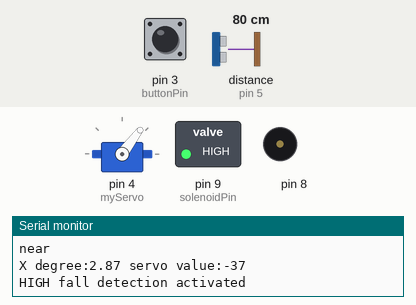
Bench run of a sketch on a simulated Arduino Uno, built with avr-gcc and run on an emulated ATmega328P. Parts: servo, switched loads named in the sketch (green lamp = pin HIGH), buzzer (waves = sounding), the last lines printed to the serial monitor. Wiring (inferred from the names in the program): ultrasonic range finder: trigger pin 6; echo pin 5. The inputs (shaded band) are chosen by the test bench; at power-on: distance to the obstacle (sensor on pin 5) 80 cm, pin 3 (buttonPin) HIGH. The echo pulse lasts 58.3 µs per cm; pins used as bus, display or sensor lines are not drawn.

Above: at 3.9 s.
4.0 s: distance to the obstacle (sensor on pin 5) set to 2 cm
At 9.0 s:
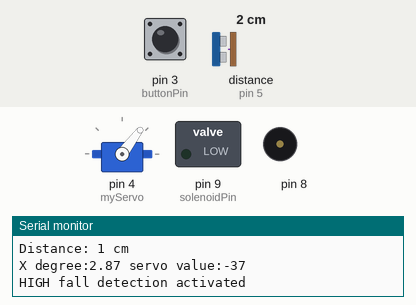
9.1 s: pin 3 (buttonPin) pulled LOW for 3 s
13.6 s: distance to the obstacle (sensor on pin 5) set to 48 cm
17.6 s: distance to the obstacle (sensor on pin 5) set to 57 cm
At 19.1 s:
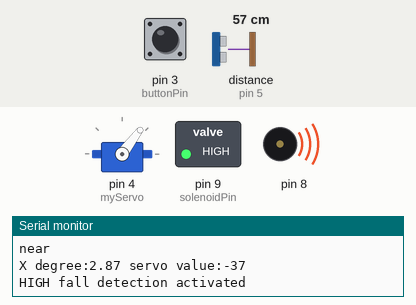
21.6 s: distance to the obstacle (sensor on pin 5) set to 4 cm
At 25.2 s:
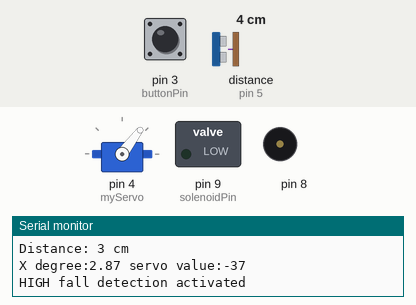
25.6 s: distance to the obstacle (sensor on pin 5) set to 60 cm
At 27.8 s:
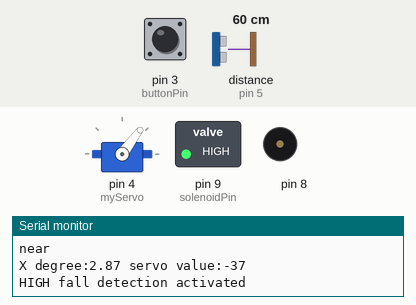
Timing chart, 0 to 30.6 s (numbered marks = the images above; inputs shaded):
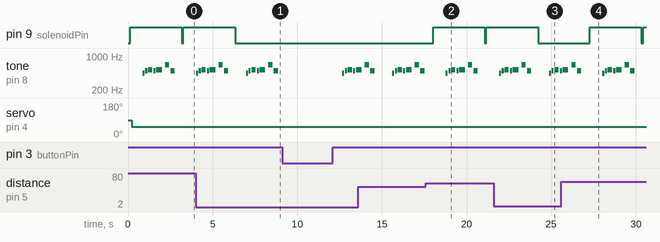

The sketch:

CA2_Mechatronics.ino
```cpp
//////////////// define pins and variables
#define echoPin 5 // attach pin D2 Arduino to pin Echo of HC-SR04
#define trigPin 6 //attach pin D3 Arduino to pin Trig of HC-SR04
#include <SPI.h>
#include <math.h>
#include <Servo.h>
#include "pitches.h"
Servo myServo;
const int CS_Pin = 10;// set pin 10 as the chip select
SPISettings settingsA(2000000, MSBFIRST, SPI_MODE3); // set up the speed, data order and data mode
//SPI pin configuration: pin 11 as MOSI (SDI), pin 12 as MISO (SDO) , pin 13 as clock (SPC)

int val;
int range = 8; //measurement range, can be 2g, 4g, 8g, 16g
double DegreeX;
double DegreeY;
double pi=3.14159;
const int solenoidPin = 9;
long duration; // variable for the duration of sound wave travel
int distance; // variable for the distance measurement

//
const int buttonPin = 3;
int melody[] = {
  NOTE_A4, NOTE_B4, NOTE_C5, NOTE_B4, NOTE_C5,0 , NOTE_E5, NOTE_B4,0
};
int noteDurations[] = {
  8, 8, 4, 8, 3, 16, 4, 4,4
};
int buttonState = 0;

void setup() {
  pinMode(buttonPin, INPUT);
  pinMode(solenoidPin, OUTPUT);
  pinMode(trigPin, OUTPUT); // Sets the trigPin as an OUTPUT
  pinMode(echoPin, INPUT); // Sets the echoPin as an INPUT
  Serial.begin(9600); // // Serial Communication is starting with 9600 of baudrate speed
  Serial.println("Ultrasonic Sensor HC-SR04 Test"); // print some text in Serial Monitor
  Serial.println("with Arduino UNO R3");

  myServo.attach(4);
  Serial.begin(9600);
  pinMode (CS_Pin, OUTPUT);  //Chip Select pin to control SPI
  digitalWrite(CS_Pin, HIGH);//Disable SPI
  SPI.begin();
  SPI.beginTransaction(settingsA);

  //Read the ID, pg15
  digitalWrite(CS_Pin, LOW);//Enable SPI
  SPI.transfer(0x80);
  int id = SPI.transfer(0);
  digitalWrite(CS_Pin, HIGH);//Disable SPI

  Serial.println("ID: " + String(id));

  //Turn on the sensor, pg 16
  digitalWrite(CS_Pin, LOW);
  SPI.transfer(0x2D);
  SPI.transfer(0x08);
  digitalWrite(CS_Pin, HIGH);

  //Change measurement range, pg17
  digitalWrite(CS_Pin, LOW);//Enable SPI
  SPI.transfer(0x31);
  if (range == 2)
  {
    SPI.transfer(0x00);
  }
  else if (range == 4)
  {
    SPI.transfer(0x01);
  }
  else if (range == 8)
  {
    SPI.transfer(0x02);
  }
  else if (range == 16)
  {
    SPI.transfer(0x03);
  }
  digitalWrite(CS_Pin, HIGH);//Disable SPI
}

void loop() {
 // Clears the trigPin condition
  digitalWrite(trigPin, LOW);
  delayMicroseconds(2);
  // Sets the trigPin HIGH (ACTIVE) for 10 microseconds
  digitalWrite(trigPin, HIGH);
  delayMicroseconds(10);
  digitalWrite(trigPin, LOW);
  // Reads the echoPin, returns the sound wave travel time in microseconds
  duration = pulseIn(echoPin, HIGH);
//  // Calculating the distance
  distance = duration * 0.034 / 2; // Speed of sound wave divided by 2 (go and back)
//  // Displays the distance on the Serial Monitor
  Serial.print("Distance: ");
  Serial.print(distance);
  Serial.println(" cm");

  if ((distance <= 100)&&(distance>50)) {
    Serial.println("near");
    digitalWrite(solenoidPin, LOW);
    delay(100);
    digitalWrite(solenoidPin, HIGH);
    delay(100);
  }
  else {
    digitalWrite(solenoidPin, LOW);
  }
//  //Read data, pg18
  digitalWrite(CS_Pin, LOW);//Enable SPI
  SPI.transfer(0xF2);//Send address of LSB of x. Set bit 6 for multi-byte reading pg15
  int x = SPI.transfer(0) | SPI.transfer(0)<<8; //x acceleration
  int y = SPI.transfer(0) | SPI.transfer(0)<<8; //y acceleration
  int z = SPI.transfer(0) | SPI.transfer(0)<<8; //z acceleration
  digitalWrite(CS_Pin, HIGH);//Disable SPI

  float scale; //pg3
  if (range == 2)
  {
    scale = 0.0039;
  }
  else if (range == 4)
  {
    scale = 0.0078;
  }
  else if (range == 8)
  {
    scale = 0.0156;
  }
  else if (range == 16)
  {
    scale = 0.0312;
  }
  float accelX = x * scale;
  accelX=accelX/1.22+0.05;
  float accelY = y * scale;
  accelY= accelY/1.18+0.06;
  float accelZ = z * scale;
  accelZ= accelZ-5;


  DegreeX=asin(accelX)*57.296;
  Serial.print("X degree:");Serial.print(DegreeX);Serial.print(" ");


  if (35<=DegreeX && DegreeX<=45)
  {
    myServo.write(90);
    delay(50);
  }

  else{
    val=DegreeX-40;
    myServo.write(90+val);
    delay(50);

    }


//  //Serial.print("X: "); Serial.print(accelX); Serial.print("  ");
//  Serial.print("Y: "); Serial.print(accelY); Serial.println("  ");
//  //Serial.print("Z: "); Serial.print(accelZ); Serial.print("  ");
//  // Serial.println("g");
  Serial.print("servo value:");Serial.println(val);
  delay(100);

  buttonState =digitalRead(buttonPin) ;
 if (buttonState==LOW){
    Serial.println(" LOW fall detection closed");
 }
 if (buttonState == HIGH){
    Serial.println("HIGH fall detection activated");
    if (abs(DegreeX)<=10){

      delay(500);
      for (int thisNote = 0; thisNote < 9; thisNote++) {


      int noteDuration = 1000 / noteDurations[thisNote];
      tone(8, melody[thisNote], noteDuration);


      int pauseBetweenNotes = noteDuration * 1.30;
      delay(pauseBetweenNotes);

      noTone(8);
    }
   }
  }

}
```

pitches.h
```cpp
/*************************************************
 * Public Constants
 *************************************************/

#define NOTE_B0  31
#define NOTE_C1  33
#define NOTE_CS1 35
#define NOTE_D1  37
#define NOTE_DS1 39
#define NOTE_E1  41
#define NOTE_F1  44
#define NOTE_FS1 46
#define NOTE_G1  49
#define NOTE_GS1 52
#define NOTE_A1  55
#define NOTE_AS1 58
#define NOTE_B1  62
#define NOTE_C2  65
#define NOTE_CS2 69
#define NOTE_D2  73
#define NOTE_DS2 78
#define NOTE_E2  82
#define NOTE_F2  87
#define NOTE_FS2 93
#define NOTE_G2  98
#define NOTE_GS2 104
#define NOTE_A2  110
#define NOTE_AS2 117
#define NOTE_B2  123
#define NOTE_C3  131
#define NOTE_CS3 139
#define NOTE_D3  147
#define NOTE_DS3 156
#define NOTE_E3  165
#define NOTE_F3  175
#define NOTE_FS3 185
#define NOTE_G3  196
#define NOTE_GS3 208
#define NOTE_A3  220
#define NOTE_AS3 233
#define NOTE_B3  247
#define NOTE_C4  262
#define NOTE_CS4 277
#define NOTE_D4  294
#define NOTE_DS4 311
#define NOTE_E4  330
#define NOTE_F4  349
#define NOTE_FS4 370
#define NOTE_G4  392
#define NOTE_GS4 415
#define NOTE_A4  440
#define NOTE_AS4 466
#define NOTE_B4  494
#define NOTE_C5  523
#define NOTE_CS5 554
#define NOTE_D5  587
#define NOTE_DS5 622
#define NOTE_E5  659
#define NOTE_F5  698
#define NOTE_FS5 740
#define NOTE_G5  784
#define NOTE_GS5 831
#define NOTE_A5  880
#define NOTE_AS5 932
#define NOTE_B5  988
#define NOTE_C6  1047
#define NOTE_CS6 1109
#define NOTE_D6  1175
#define NOTE_DS6 1245
#define NOTE_E6  1319
#define NOTE_F6  1397
#define NOTE_FS6 1480
#define NOTE_G6  1568
#define NOTE_GS6 1661
#define NOTE_A6  1760
#define NOTE_AS6 1865
#define NOTE_B6  1976
#define NOTE_C7  2093
#define NOTE_CS7 2217
#define NOTE_D7  2349
#define NOTE_DS7 2489
#define NOTE_E7  2637
#define NOTE_F7  2794
#define NOTE_FS7 2960
#define NOTE_G7  3136
#define NOTE_GS7 3322
#define NOTE_A7  3520
#define NOTE_AS7 3729
#define NOTE_B7  3951
#define NOTE_C8  4186
#define NOTE_CS8 4435
#define NOTE_D8  4699
#define NOTE_DS8 4978
```

Measured:
- the behaviour switches between 51 and 52 cm on distance to the obstacle (sensor on pin 5) (found by bisection; images 1 and 2)
- after the input at 4.0 s, pin 9 (solenoidPin): goes on until 6.3 s, then stays LOW
- after the input at 17.6 s, pin 9 (solenoidPin): LOW → HIGH after 0.42 s, → LOW 3.1 s later, → HIGH 0.10 s later
- after the input at 21.6 s, pin 9 (solenoidPin): goes on until 24.2 s, then stays LOW
- after the input at 25.6 s, pin 9 (solenoidPin): LOW → HIGH after 1.7 s, → LOW 3.1 s later, → HIGH 0.10 s later
- by itself, tone on pin 8: plays 440 Hz for 0.13 s, 494 Hz for 0.13 s, 523 Hz for 0.25 s, 494 Hz for 0.13 s, 523 Hz for 0.33 s, 659 Hz for 0.25 s … (14 notes in this stretch)
